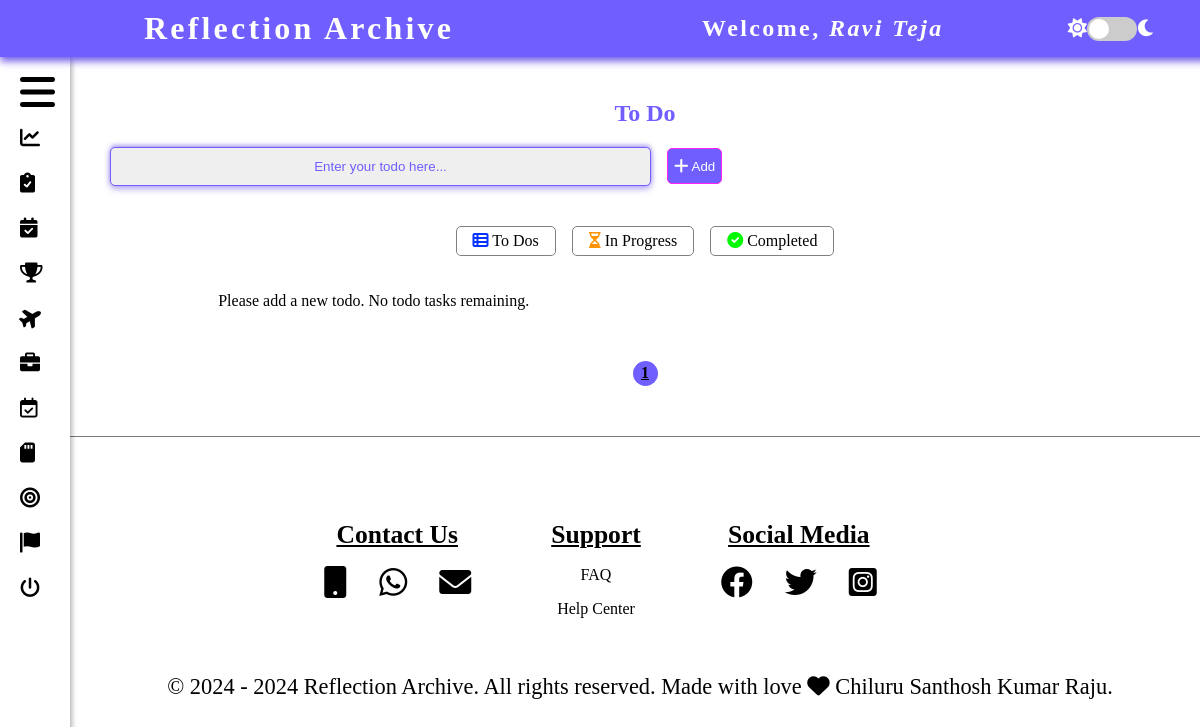
The page /todo_page/1/ on the database as committed earlier.
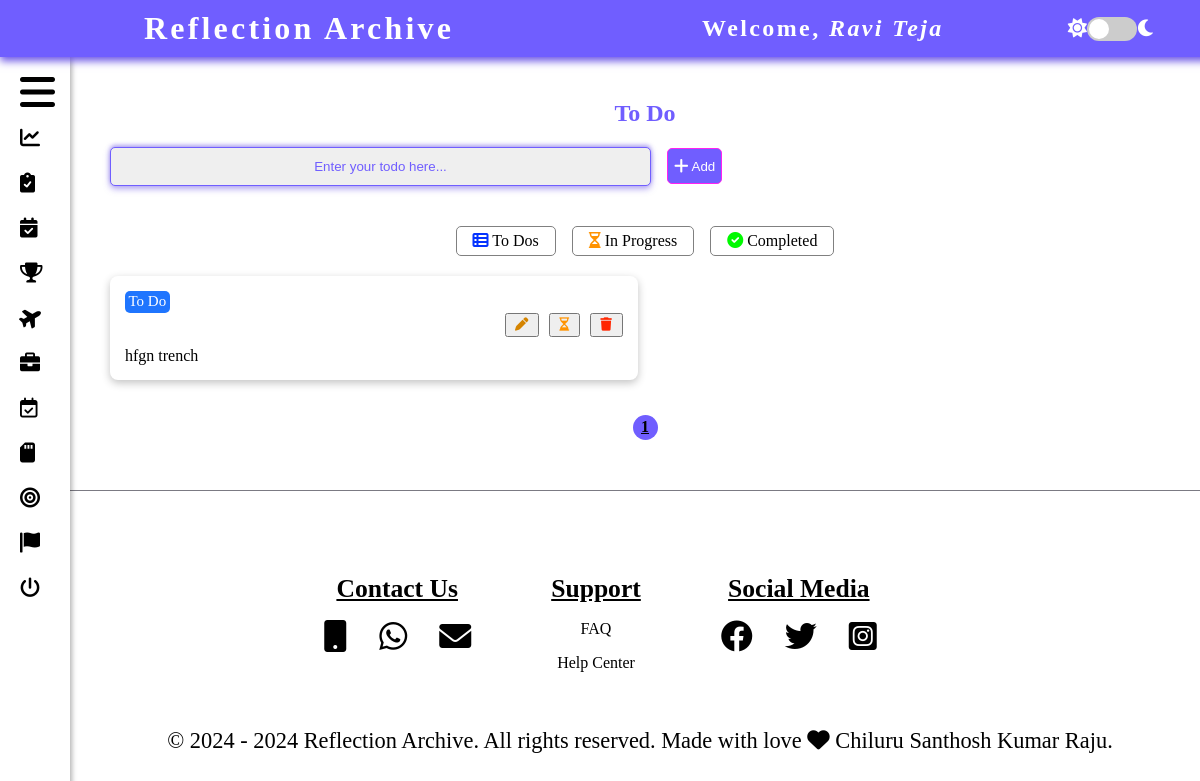
The same page on the database as committed later.
### ToDoApp/models.py (models this page shows, shortened)
class todo_model(models.Model):
    user = models.ForeignKey(RA_RegistrationModel,on_delete=models.CASCADE,null=True)
    todo = models.TextField(null=True)
    status = models.CharField(max_length=500, null=True, default='To Do')

### ToDoApp/views.py (the view, shortened to what this page needs)
# urls.py: path('todo_page/<int:user_id>/',views.todo_page,name='todo_page')
def todo_page(request, user_id):
    user = get_object_or_404(RA_RegistrationModel, id=user_id)
    user_name = f"{user.first_name} {user.last_name}"
    todos_list = todo_model.objects.filter(user=user, status='To Do')
    in_progress_list = todo_model.objects.filter(user=user, status='In Progress')
    completed_list = todo_model.objects.filter(user=user, status='Completed')
    paginator_todos = Paginator(todos_list, 6)
    page_number = request.GET.get('page')
    todos_page = paginator_todos.get_page(page_number)
    paginator_in_progress = Paginator(in_progress_list, 6)
    in_progress_page_number = request.GET.get('in_progress_page')
    in_progress_page = paginator_in_progress.get_page(in_progress_page_number)
    paginator_completed = Paginator(completed_list, 6)
    completed_page_number = request.GET.get('completed_page')
    completed_page = paginator_completed.get_page(completed_page_number)
    return render(request, 'todo.html', {
        'user': user,
        'user_name': user_name,
        'form': Todo_Form(),
        'todos': todos_page,
        'in_progress_tasks': in_progress_page,
        'completed_tasks': completed_page,
        'editing_todo_id': request.session.get('editing_todo_id'),
        'editing_todo_text': request.session.get('editing_todo_text'),
    })

### ToDoApp/forms.py
class Todo_Form(forms.ModelForm):
    class Meta:
        model = todo_model
        fields = ['todo']
        widgets = {
            'todo': forms.TextInput(attrs={'placeholder': 'Add a todo task', 'class': 'todo-add-input'})
        }
    def __init__(self, *args, **kwargs):
        super().__init__(*args, **kwargs)
        self.fields['todo'].label = ''

### context_processors/user_context.py (called while the page is built)
def user_context(request):
    user_name = ""
    user_id = request.session.get('user_id')
    if user_id:
        try:
            user = RA_RegistrationModel.objects.get(pk=user_id)
            user_name = f"{user.first_name} {user.last_name}"
        except RA_RegistrationModel.DoesNotExist:
            user_name = ""
    return {
        'user_name': user_name
    }

### Reflection_Archive_Project/templates/todo.html (shortened to what this page needs)
{% extends "base.html" %}
{% load static %}
{% block css %}
<link rel="stylesheet" href="{% static 'todo.css' %}">
    <link rel="stylesheet" href="https://cdnjs.cloudflare.com/ajax/libs/font-awesome/6.0.0-beta3/css/all.min.css">
    <link rel="stylesheet" href="https://cdnjs.cloudflare.com/ajax/libs/toastr.js/latest/toastr.min.css">
{% endblock css %}
{% block content %}
<section class="to-do-section" id="todos-section-nav-id">
    <h2 class="to-do-section-heading">To Do</h2>
    <form id="todo-form" method="post">
      <div class="todo-form-container">
          <input type="text" name="todo_text" class="todo-add-input" required placeholder="Enter your todo here...">
          <button type="submit" name="add_todo" class="todo-add-button">
               Add
          </button>
      </div>
  </form>
    <div class="todo-progress-urls">
    <a href="#todos-section-nav-id" class="todo-todos" onclick="setActiveLink(this, 'todo-section'); return false;">
        <i class="fa-solid fa-table-list" style="color: #0433ff;"></i> To Dos
    </a>
    <a href="#todos-section-nav-id" class="todo-todos" onclick="setActiveLink(this, 'in-progress-section'); return false;">
        <i class="fa-regular fa-hourglass-half" style="color: #ff9300;"></i> In Progress
    </a>
    <a href="#todos-section-nav-id" class="todo-todos" onclick="setActiveLink(this, 'completed-section'); return false;">
        <i class="fa-solid fa-circle-check" style="color: #00f900;"></i> Completed
    </a>
</div>
<div class="todo-section" id="todo-section">
  <div class="todo-grid" id="todo-grid">
    {% if todos %}
        {% for todo in todos %}
        <div class="todo-card">
            <div class="todo-tags">
                <span class="todo-tag">{{ todo.status }}</span>
            </div>
            <div class="todo-action-buttons">
                <form method="post" style="display:inline;">
                    {% if editing_todo_id == todo.id %}
                        <input type="text" name="todo_text" value="{{ editing_todo_text }}" required>
                        <button type="submit" name="save_todo">
                            <i class="fa-solid fa-check todo-btn" style="color: #28a745;"></i>
                        </button>
                    {% else %}
                        <button type="submit" name="edit_todo">
                            <i class="fa-solid fa-pen todo-btn" style="color: #d58400;"></i>
                        </button>
                    {% endif %}
                </form>
                <form method="post" style="display:inline;">
                    <button type="submit" name="mark_in_progress">
                        <i class="fa-regular fa-hourglass-half todo-btn" style="color: #ff9300;"></i>
                    </button>
                </form>
                <form method="post" style="display:inline;">
                    <button type="submit" name="delete_todo">
                        <i class="fa-solid fa-trash todo-btn" style="color: #ff2600;"></i>
                    </button>
                </form>
            </div>
            <p style="display: {% if editing_todo_id == todo.id %}none{% else %}inline{% endif %};">{{ todo.todo }}</p>
        </div>
        {% endfor %}
    {% else %}
        <div class="no-todos">
            <p style="text-align: center;">Please add a new todo. No todo tasks remaining.</p>
        </div>
    {% endif %}
</div>
<div class="pagination">
  <span class="pagination-numbers">
      {% for num in todos.paginator.page_range %}
          {% if todos.number == num %}
              <span class="pagination-number active">{{ num }}</span>
          {% else %}
              <a href="?page={{ num }}" class="pagination-number">{{ num }}</a>
          {% endif %}
      {% endfor %}
  </span>
</div>
</div>
</section>
{% endblock content %}

Rows that differ between the two databases and show on the page:
added todo_model: status "To Do", todo "hfgn trench"
Other text that changed with them:
text no longer shown: "Please add a new todo. No todo tasks remaining."
